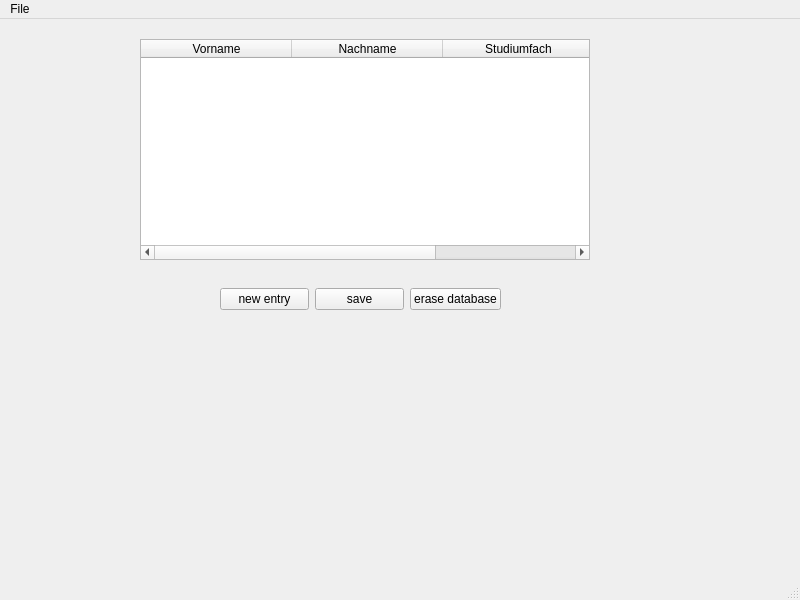
<?xml version="1.0" encoding="UTF-8"?>
<ui version="4.0">
 <class>MainWindow</class>
 <widget class="QMainWindow" name="MainWindow">
  <property name="geometry">
   <rect>
    <x>0</x>
    <y>0</y>
    <width>800</width>
    <height>600</height>
   </rect>
  </property>
  <property name="windowTitle">
   <string>MainWindow</string>
  </property>
  <widget class="QWidget" name="centralwidget">
   <widget class="QTableWidget" name="tableWidget">
    <property name="geometry">
     <rect>
      <x>140</x>
      <y>20</y>
      <width>450</width>
      <height>221</height>
     </rect>
    </property>
    <attribute name="horizontalHeaderCascadingSectionResizes">
     <bool>false</bool>
    </attribute>
    <attribute name="horizontalHeaderDefaultSectionSize">
     <number>151</number>
    </attribute>
    <attribute name="horizontalHeaderShowSortIndicator" stdset="0">
     <bool>false</bool>
    </attribute>
    <attribute name="horizontalHeaderStretchLastSection">
     <bool>true</bool>
    </attribute>
    <attribute name="verticalHeaderCascadingSectionResizes">
     <bool>true</bool>
    </attribute>
    <attribute name="verticalHeaderShowSortIndicator" stdset="0">
     <bool>false</bool>
    </attribute>
    <attribute name="verticalHeaderStretchLastSection">
     <bool>false</bool>
    </attribute>
    <column>
     <property name="text">
      <string>Vorname</string>
     </property>
    </column>
    <column>
     <property name="text">
      <string>Nachname</string>
     </property>
    </column>
    <column>
     <property name="text">
      <string>Studiumfach</string>
     </property>
    </column>
   </widget>
   <widget class="QWidget" name="horizontalLayoutWidget">
    <property name="geometry">
     <rect>
      <x>220</x>
      <y>260</y>
      <width>281</width>
      <height>41</height>
     </rect>
    </property>
    <layout class="QHBoxLayout" name="horizontalLayout">
     <item>
      <widget class="QPushButton" name="newentry">
       <property name="text">
        <string>new entry</string>
       </property>
      </widget>
     </item>
     <item>
      <widget class="QPushButton" name="save">
       <property name="text">
        <string>save</string>
       </property>
      </widget>
     </item>
     <item>
      <widget class="QPushButton" name="erase">
       <property name="text">
        <string>erase database</string>
       </property>
      </widget>
     </item>
    </layout>
   </widget>
  </widget>
  <widget class="QMenuBar" name="menubar">
   <property name="geometry">
    <rect>
     <x>0</x>
     <y>0</y>
     <width>800</width>
     <height>22</height>
    </rect>
   </property>
   <widget class="QMenu" name="menuFile">
    <property name="title">
     <string>File</string>
    </property>
    <addaction name="actionSave"/>
    <addaction name="actionErase_Database"/>
   </widget>
   <addaction name="menuFile"/>
  </widget>
  <widget class="QStatusBar" name="statusbar"/>
  <action name="actionSave">
   <property name="text">
    <string>Save</string>
   </property>
  </action>
  <action name="actionErase_Database">
   <property name="text">
    <string>Erase Database</string>
   </property>
  </action>
 </widget>
 <resources/>
 <connections/>
</ui>
